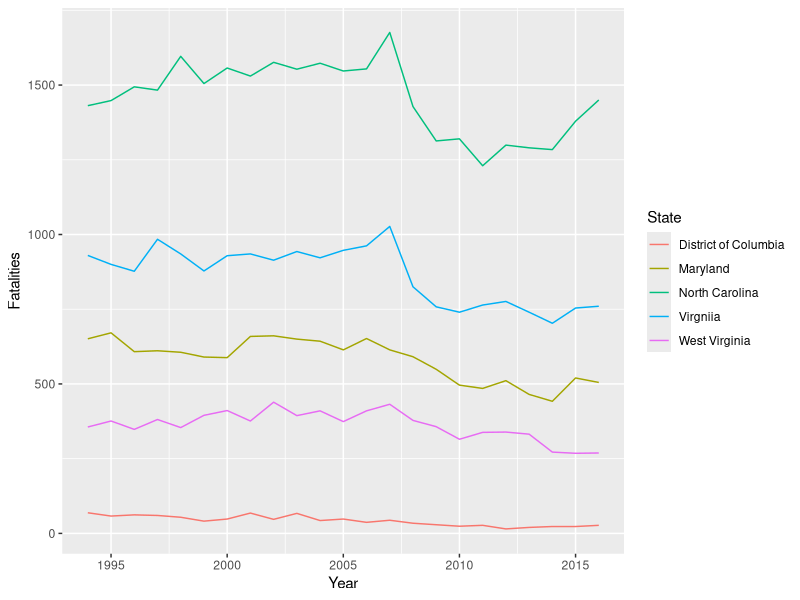
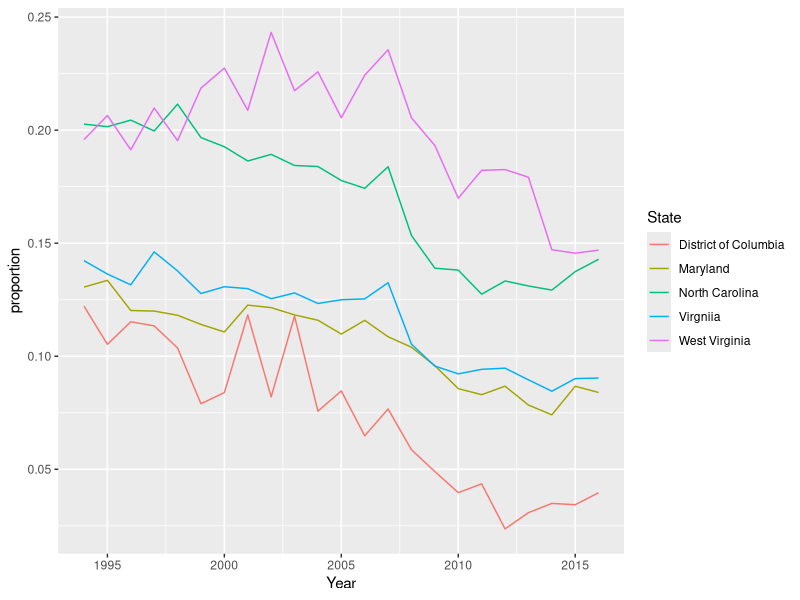
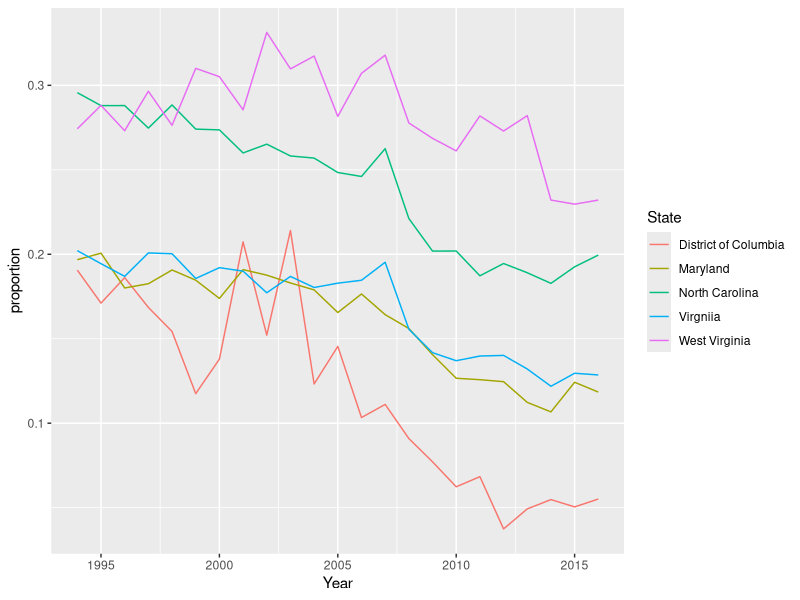
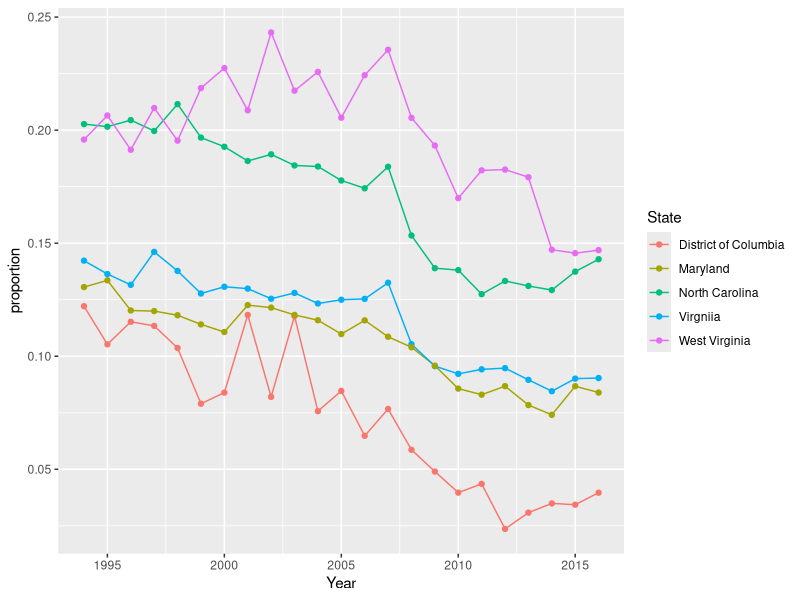
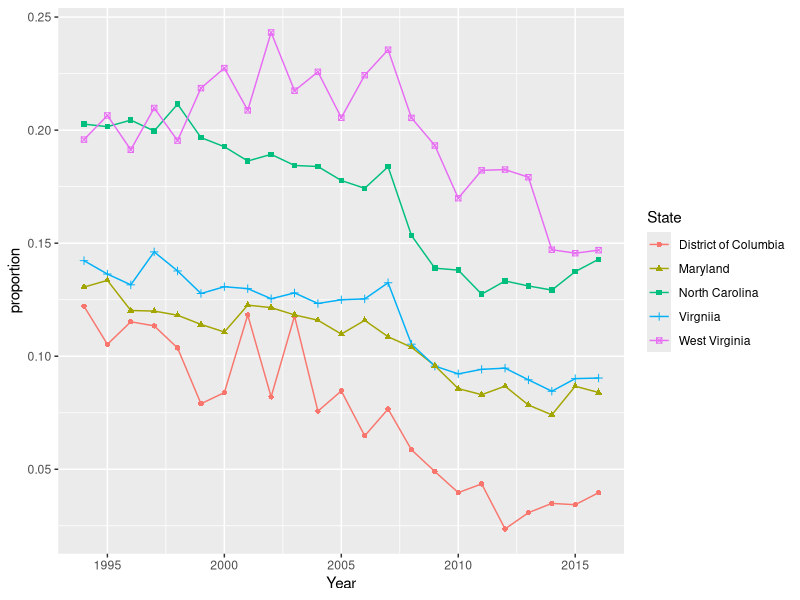
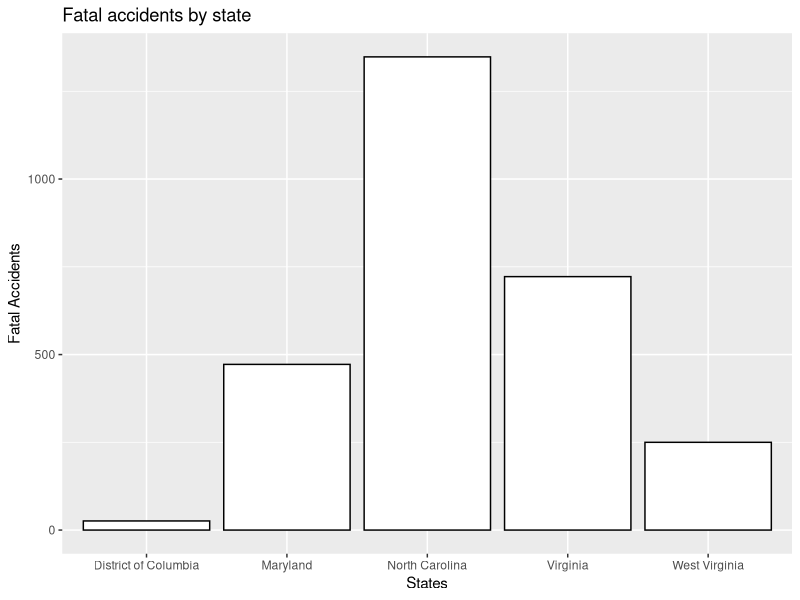
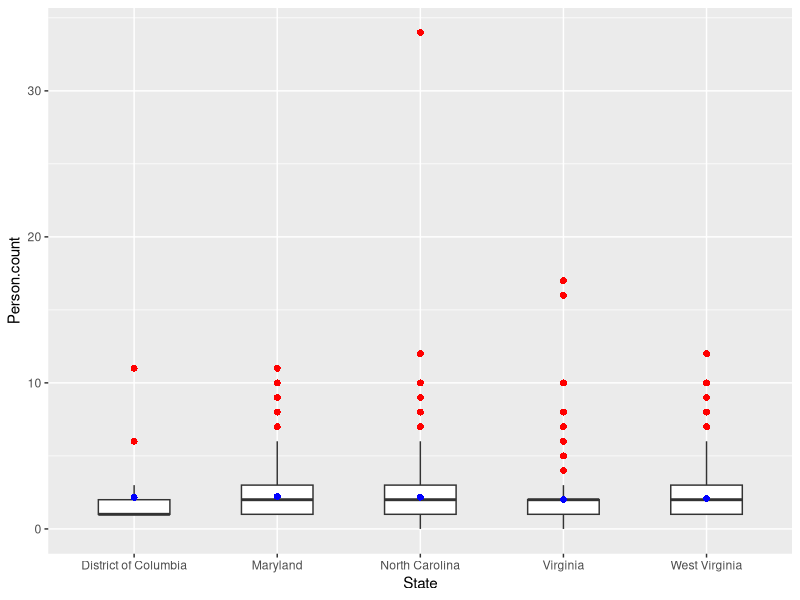
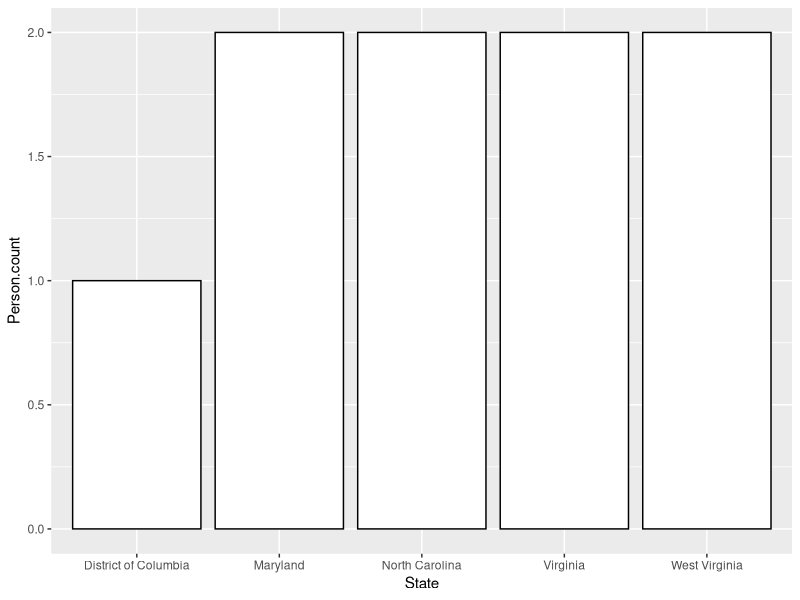

These figures' R source, in order:
## ---- chunk 1
knitr::opts_chunk$set(echo = TRUE, highlight=FALSE)
## ---- chunk 2
library(ggplot2)
setwd("/Users/maxryoo/Documents/Fall 2018/STAT3080/HW4/")
fatalities <- read.csv("fatalities.csv")
lsmooth <- ggplot(fatalities, aes(x=Year, y=Fatalities, color=State)) + geom_line()
print(lsmooth)
## ---- chunk 3
fatalitiesp <- fatalities
fatalitiesp$proportion <- 
  fatalities$Fatalities / fatalities$Resident.Population
lsmoothp <- ggplot(fatalitiesp, aes(x=Year, y=proportion, color=State)) + geom_line()
print(lsmoothp)
## ---- chunk 4
fatalitieslp <- fatalities
fatalitieslp$proportion <- 
  fatalities$Fatalities / fatalities$Licensed.Drivers
lsmoothlp <- ggplot(fatalitieslp, aes(x=Year, y=proportion, color=State)) + geom_line()
print(lsmoothlp)
## ---- chunk 5
pointslsmoothp1 <- lsmoothp + geom_point()
print(pointslsmoothp1)
## ---- chunk 6
pointslsmoothp2 <- lsmoothp + geom_point(aes(shape = State))
print(pointslsmoothp2)
## ---- chunk 7
fatalacc <- read.csv("fatal accidents.csv")
bystate <- table(fatalacc$State)
fatalstate <- as.data.frame(bystate)
barbystate <- ggplot(fatalstate, aes(x=Var1, y=Freq)) +
  geom_bar(stat="identity", fill="white", colour="black")
print(barbystate + labs(title="Fatal accidents by state",
                    x="States", y="Fatal Accidents"))
## ---- chunk 8
bxperson <- ggplot(fatalacc, aes(x=State, y=Person.count)) 
mean_out_bx <- bxperson + 
  geom_boxplot(width=0.5, outlier.size=2, outlier.shape=16, 
               outlier.colour = "red") + 
  stat_summary(fun.y="mean", geom="point", 
               shape=16, size=2, color="blue")
print(mean_out_bx)
## ---- chunk 9
barmedian <- ggplot(fatalacc,
                    aes(x=State, y=Person.count)) + 
  stat_summary(fun.y=median, geom="bar", 
               position="dodge",fill="white", colour="black")
barmedianer <- barmedian+ 
  stat_summary(fun.data=mean_cl_normal,
               geom="errorbar", width=0.2)
print(barmedianer)
## ---- chunk 10
fatalaccva <- fatalacc[which(
  fatalacc$State == "Virginia"),]
x=seq(0,15,5)
density <- dnorm(x, 
                 mean(fatalaccva$Person.count)
                 ,sd(fatalaccva$Person.count))
histvirginia <- ggplot(fatalaccva, 
                       aes(x=Person.count)) + 
  geom_histogram(binwidth = 1, fill="white", 
                 colour="black", aes(y=..density..)) + 
  stat_function(fun=dchisq, args=list(df=2)) + 
  stat_function(fun=dnorm, colour="blue",
                args=list(mean=mean(fatalaccva$Person.count), 
                          sd=sd(fatalaccva$Person.count)))
print(histvirginia)
